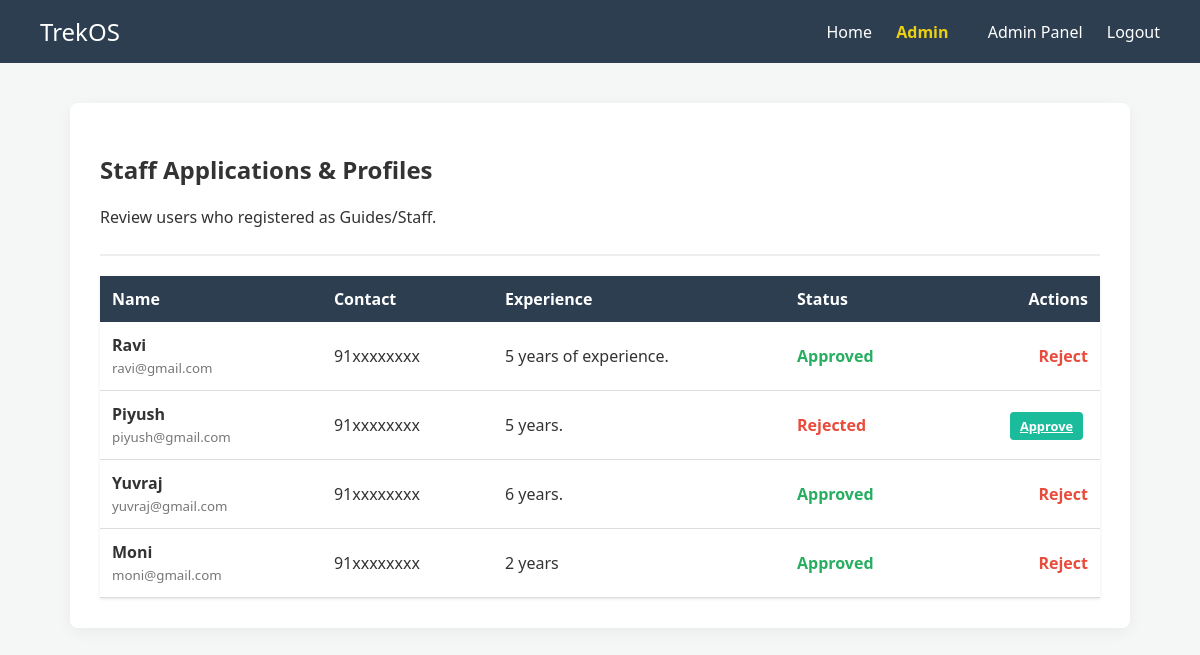
The app's page /admin/manage_staff (signed in) with its own data.
### models/users.py (models this page shows)
class Users(db.Model):
    __tablename__ = 'users'
    id = db.Column(db.Integer, primary_key=True,autoincrement=True)
    name = db.Column(db.String(50), nullable=False)
    email = db.Column(db.String(50), unique=True, nullable=False)
    password = db.Column(db.String(250), nullable=False)
    role = db.Column(db.String(30), nullable=False, default='user')
    active = db.Column(db.Boolean, default=True)
    blacklisted = db.Column(db.Boolean, default=False)
    time_created = db.Column(db.DateTime, default=db.func.current_timestamp())
    staff_profile = db.relationship('Staff', backref='user', lazy=True, uselist=False)
    bookings = db.relationship('Booking', backref='user', lazy=True)
    assigned_treks = db.relationship('Trek', backref='assigned_staff', lazy=True, foreign_keys='Trek.assigned_staff_id')

### models/staff.py (models this page shows)
class Staff(db.Model):
    __tablename__ = 'staff'
    id = db.Column(db.Integer, primary_key=True, autoincrement=True)
    user_id = db.Column(db.Integer, db.ForeignKey('users.id'), unique=True, nullable=False)
    contact_number = db.Column(db.String(10), nullable=False)
    experience = db.Column(db.Text, nullable=False)
    approved_status = db.Column(db.String(20), nullable=False, default='pending')

### app.py (the view)
    def decorated_function(*args, **kwargs):
        if 'user_id' not in session:
            flash('Please log in to access this page.', 'error')
            return redirect(url_for('login'))
        return f(*args, **kwargs)

### app.py (called while the page is built)
def login_required(f):
    def decorated_function(*args, **kwargs):
        if 'user_id' not in session:
            flash('Please log in to access this page.', 'error')
            return redirect(url_for('login'))
        return f(*args, **kwargs)
    decorated_function.__name__ = f.__name__
    return decorated_function

@app.context_processor
def inject_user():
    current_user = None
    if 'user_id' in session:
        current_user = Users.query.get(session['user_id'])
    return dict(current_user=current_user)

@app.route('/admin/manage_staff')
@login_required
def manage_staff():
    if session.get('role') != 'admin': return redirect(url_for('index'))
    all_staff = Staff.query.all()
    return render_template('admin/manage_staff.html', staff_list=all_staff)

### templates/admin/manage_staff.html (shortened to what this page needs)
{% extends "base.html" %}
{% block content %}
<div style="border-bottom: 2px solid #eee; padding-bottom: 10px; margin-bottom: 20px;">
    <h2>Staff Applications & Profiles</h2>
    <p>Review users who registered as Guides/Staff.</p>
</div>
<table style="width: 100%; border-collapse: collapse; background: white; box-shadow: 0 1px 3px rgba(0,0,0,0.1);">
    <tr style="background-color: #2c3e50; color: white; text-align: left;">
        <th style="padding: 12px;">Name</th>
        <th style="padding: 12px;">Contact</th>
        <th style="padding: 12px;">Experience</th>
        <th style="padding: 12px;">Status</th>
        <th style="padding: 12px; text-align: right;">Actions</th>
    </tr>
    {% for staff in staff_list %}
    <tr style="border-bottom: 1px solid #ddd;">
        <td style="padding: 12px;">
            <strong>{{ staff.user.name }}</strong><br>
            <small style="color: #777;">{{ staff.user.email }}</small>
        </td>
        <td style="padding: 12px;">{{ staff.contact_number }}</td>
        <td style="padding: 12px; max-width: 250px;">{{ staff.experience }}</td>
        <td style="padding: 12px;">
            {% if staff.approved_status == 'pending' %}
                <span style="color: #f39c12; font-weight: bold;">Pending</span>
            {% elif staff.approved_status == 'approved' %}
                <span style="color: #27ae60; font-weight: bold;">Approved</span>
            {% else %}
                <span style="color: #e74c3c; font-weight: bold;">Rejected</span>
            {% endif %}
        </td>
        <td style="padding: 12px; text-align: right;">
            {% if staff.approved_status != 'approved' %}
                <a href="/admin/manage_staff/status/{{ staff.id }}/approved" class="btn btn-primary" style="padding: 5px 10px; font-size: 0.8rem; width: auto; margin-right: 5px;">Approve</a>
            {% endif %}
            {% if staff.approved_status != 'rejected' %}
                <a href="/admin/manage_staff/status/{{ staff.id }}/rejected" style="color: #e74c3c; text-decoration: none; font-weight: bold; margin-left: 10px;">Reject</a>
            {% endif %}
        </td>
    </tr>
    {% else %}
    <tr>
        <td colspan="5" style="padding: 20px; text-align: center; color: #777;">No staff profiles found.</td>
    </tr>
    {% endfor %}
</table>
{% endblock %}

### templates/base.html (shortened to what this page needs)
<!DOCTYPE html>
<html lang="en">
<head>
    <link rel="stylesheet" href="{{ url_for('static', filename='css/style.css') }}">
</head>
<body>
    <nav class="navbar">
        <a href="/" class="logo" style="margin:0;">TrekOS</a>
        <div>
            <a href="/">Home</a>
            {% if current_user %}
                <span style="margin-left: 20px; margin-right: 15px; color:#e9d014; font-weight: bold;">{{ current_user.name }}</span>
                {% if current_user.role == 'admin' %}
                    <a href="/admin/dashboard">Admin Panel</a>
                {% elif current_user.role == 'staff' %}
                    <a href="/staff/dashboard">Staff Panel</a>
                {% elif current_user.role == 'user' %}
                    <a href="/user/dashboard">My Dashboard</a>
                    <a href="/user/profile">Profile</a>
                {% endif %}
                <a href="/logout">Logout</a>
            {% else %}
                <a href="/login">Login</a>
                <a href="/register">Register</a>
            {% endif %}
        </div>
    </nav>
    <div class="container">
        {% block content %}{% endblock %}
    </div>
</body>
</html>

### static/css/style.css (style rules this page uses)
body { font-family: 'Segoe UI', Tahoma, Geneva, Verdana, sans-serif; margin: 0; background-color: #f4f7f6; color: #333; }
.navbar { background: #2c3e50; padding: 15px 40px; display: flex; justify-content: space-between; align-items: center; color: white; }
.navbar a { color: white; text-decoration: none; margin-left: 20px; font-weight: 500; transition: 0.2s; }
.logo { font-size: 1.5rem; font-weight: bold; }
.container { max-width: 1000px; margin: 40px auto; padding: 30px; background: white; border-radius: 8px; box-shadow: 0 4px 15px rgba(0,0,0,0.05); }
.btn { padding: 10px 20px; border: none; border-radius: 04px; cursor: pointer; font-weight: bold; width: 100%; }
.btn-primary { background: #1abc9c; color: white; }

### records on screen
Users: name "Admin"
Staff: user.name "Ravi", user.email "ravi@gmail.com", contact_number "91xxxxxxxx", experience "5 years of experience.", approved_status "Approved"
Staff: user.name "Piyush", user.email "piyush@gmail.com", contact_number "91xxxxxxxx", experience "5 years.", approved_status "Rejected"
Staff: user.name "Yuvraj", user.email "yuvraj@gmail.com", contact_number "91xxxxxxxx", experience "6 years.", approved_status "Approved"
Staff: user.name "Moni", user.email "moni@gmail.com", contact_number "91xxxxxxxx", experience "2 years", approved_status "Approved"
